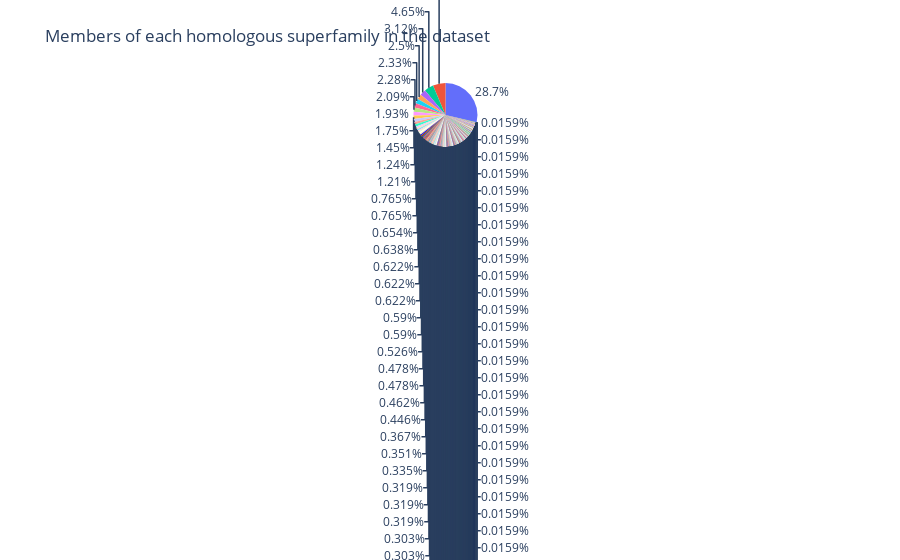

Notebook code for this chart:
### Code cell
df_sf_counts = df.groupby(by="superfamily").size()

df_sf_counts.index = df_sf_counts.index.astype("str") # convert to categorical index
df_sf_counts.name = "members"

# Show as a column chart:
fig = px.bar(df_sf_counts, title="Members of each homologous superfamily in the dataset")
fig.show()

# Show as a pie chart:
# fig = px.pie(df_sf_counts.to_frame(), values="members", title="Members of each homologous superfamily in the dataset")
# fig.show()

### Figure 1 — Plotly figure (JSON) as saved in the notebook; plotly's stock layout.template omitted (floating-point values rounded to 4 significant figures; data arrays with more than 128 entries replaced by an {"elided": "..."} marker saying what was removed)
{"data": [{"domain": {"x": [0, 1], "y": [0, 1]}, "hovertemplate": "members=%{value}<extra></extra>", "legendgroup": "", "name": "", "showlegend": false, "type": "pie", "values": {"elided": "604 int values"}}], "layout": {"legend": {"tracegroupgap": 0}, "title": {"text": "Members of each homologous superfamily in the dataset"}}}
